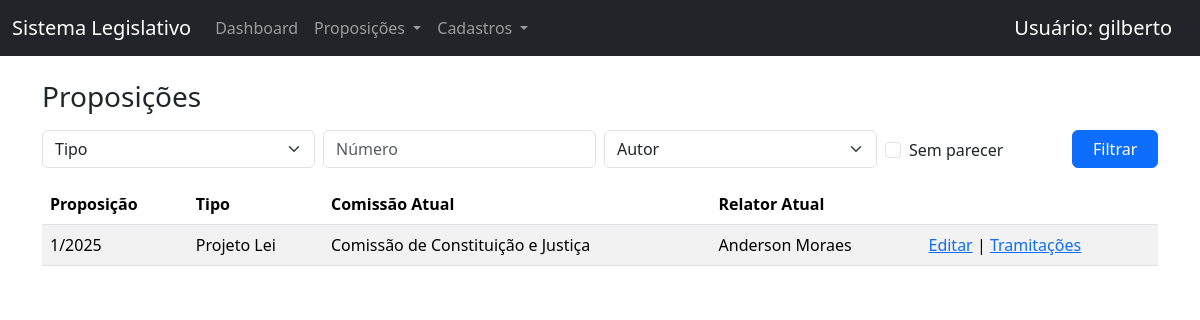
The page /proposicao/ (signed in) on the database its author committed.
### www/models.py (models this page shows, shortened)
class Proposicao(models.Model):
    tipo = models.ForeignKey(
        TipoProposicao,
        on_delete=models.PROTECT,
        related_name="proposicoes"
    )
    numero = models.CharField(max_length=20)
    ementa = models.TextField()
    autores = models.ManyToManyField(Autor, related_name="proposicoes_autoria")
    class Meta:
        constraints = [
            models.UniqueConstraint(
                fields=["tipo", "numero"],
                name="unique_numero_por_tipo"
            )
        ]
    @property
    def comissao_atual(self):
        ultima = self.tramitacoes.order_by("-data_evento").first()
        return ultima.comissao if ultima else None
    @property
    def relator_atual(self):
        ultima = self.tramitacoes.order_by("-data_evento").first()
        return ultima.relator if ultima else None

class TipoProposicao(models.Model):
    sigla = models.CharField(
        max_length=10,
        unique=True,
        help_text="Código curto do tipo de proposição (até 10 caracteres)"
    )
    nome = models.CharField(
        max_length=100,
        unique=True
    )
    ativo = models.BooleanField(default=True)
    class Meta:
        verbose_name = "Tipo de Proposição"
        verbose_name_plural = "Tipos de Proposição"
        ordering = ["nome"]

class Tramitacao(models.Model):
    proposicao = models.ForeignKey(
        Proposicao,
        on_delete=models.CASCADE,
        related_name="tramitacoes"
    )
    comissao = models.ForeignKey(
        Comissao,
        on_delete=models.PROTECT
    )
    relator = models.ForeignKey(
        Autor,
        on_delete=models.SET_NULL,
        null=True,
        blank=True,
        related_name="relatorias"
    )
    data_evento = models.DateField()
    descricao = models.CharField(max_length=255)
    observacao = models.TextField(blank=True, null=True)
    class Meta:
        ordering = ["data_evento"]

class Comissao(models.Model):
    sigla = models.CharField(max_length=20, unique=True)
    nome = models.CharField(max_length=255)
    ativa = models.BooleanField(default=True)
    class Meta:
        ordering = ["nome"]
    def __str__(self):
        return self.nome

class Autor(models.Model):
    nome = models.CharField(max_length=150)
    sexo = models.CharField(
        max_length=1,
        choices=[
            ("M", "Masculino"),
            ("F", "Feminino"),
        ]
    )
    ativo = models.BooleanField(default=True)
    class Meta:
        verbose_name = "Autor"
        verbose_name_plural = "Autores"
        ordering = ["nome"]
    def __str__(self):
        status = "" if self.ativo else " (inativo)"
        return f"{self.nome}{status}"

### www/views.py (the view, shortened to what this page needs)
# urls.py: path("proposicao/", ProposicaoListView.as_view(), name="proposicao_list"),
class ProposicaoListView(LoginRequiredMixin, ListView):
    model = Proposicao
    template_name = "www/proposicao_list.html"
    paginate_by = 20
    def get_queryset(self):
        qs = (
            Proposicao.objects
            .annotate(
                ultima_data=models.Max("tramitacoes__data_evento")
            )
            .prefetch_related("autores", "tramitacoes")
            .select_related("tipo")
        )
        user = self.request.user
        tipo = self.request.GET.get("tipo")
        numero = self.request.GET.get("numero")
        autor = self.request.GET.get("autor")
        aguardando_parecer = self.request.GET.get("aguardando_parecer")
        if tipo:
            qs = qs.filter(tipo_id=tipo)
        if numero:
            qs = qs.filter(numero__icontains=numero)
        if autor:
            qs = qs.filter(autores__id=autor)
        if aguardando_parecer == "1":
            qs = qs.filter(pareceres__isnull=True)
        return qs.distinct()
    def get_context_data(self, **kwargs):
        context = super().get_context_data(**kwargs)
        context["tipos"] = TipoProposicao.objects.filter(ativo=True)
        context["autores"] = Autor.objects.filter(ativo=True).order_by("nome")
        if self.request.user.is_superuser:
            context["comissoes"] = Comissao.objects.filter(ativa=True)
        else:
            context["comissoes"] = Comissao.objects.filter(
                id=self.request.user.perfil.comissao_padrao_id
            )
        return context

### www/templates/www/proposicao_list.html (shortened to what this page needs)
{% extends "base.html" %}
{% block content %}
<h3 class="mb-3">Proposições</h3>
<form method="get" class="row g-2 mb-3">
    <div class="col-md-3">
        <select name="tipo" class="form-select">
            <option value="">Tipo</option>
        </select>
    </div>
    <div class="col-md-3">
        <input type="text" name="numero" value="{{ request.GET.numero }}"
               class="form-control" placeholder="Número">
    </div>
    <div class="col-md-3">
        <select name="autor" class="form-select">
            <option value="">Autor</option>
        </select>
    </div>
    <div class="col-md-2">
        <div class="form-check mt-2">
            <input class="form-check-input" type="checkbox" name="aguardando_parecer" value="1"
                   {% if request.GET.aguardando_parecer %}checked{% endif %}>
            <label class="form-check-label">Sem parecer</label>
        </div>
    </div>
    <div class="col-md-1">
        <button class="btn btn-primary w-100">Filtrar</button>
    </div>
</form>
<table class="table table-striped">
    <thead>
        <tr>
            <th>Proposição</th>
            <th>Tipo</th>
            <th>Comissão Atual</th>
            <th>Relator Atual</th>
            <th></th>
        </tr>
    </thead>
    <tbody>
        {% for p in object_list %}
        <tr>
            <td>{{ p.numero }}</td>
            <td>{{ p.tipo.nome }}</td>
            <td>{{ p.comissao_atual|default:"—" }}</td>
            <td>{{ p.relator_atual|default:"—" }}</td>
            <td>
                <a href="{% url 'proposicao_update' p.id %}">Editar</a> |
                <a href="{% url 'tramitacao_list' p.id %}">Tramitações</a>
            </td>
        </tr>
        {% empty %}
        <tr>
            <td colspan="5">Nenhuma proposição encontrada.</td>
        </tr>
        {% endfor %}
    </tbody>
</table>
{% endblock %}

### www/templates/base.html (shortened to what this page needs)
<!DOCTYPE html>
<html lang="pt-br">
<head>
    <link href="https://cdn.jsdelivr.net/npm/bootstrap@5.3.2/dist/css/bootstrap.min.css" rel="stylesheet">
</head>
<body>
  <nav class="navbar navbar-expand-lg navbar-dark bg-dark mb-4">
    <div class="container-fluid">
      <a class="navbar-brand" href="{% url 'dashboard' %}">
          Sistema Legislativo
      </a>
      <div class="collapse navbar-collapse" id="navbarNav">
        <ul class="navbar-nav me-auto">
          <li class="nav-item">
            <a class="nav-link" href="{% url 'dashboard' %}">Dashboard</a>
          </li>
          <li class="nav-item dropdown">
            <a class="nav-link dropdown-toggle" href="#" role="button"
               data-bs-toggle="dropdown">
              Proposições
            </a>
          </li>
          <li class="nav-item dropdown">
            <a class="nav-link dropdown-toggle" href="#" role="button"
               data-bs-toggle="dropdown">
              Cadastros
            </a>
          </li>
        </ul>
      </div>
      <div class="navbar-brand">
        Usuário: {{ user.username }}
      </div>
    </div>
  </nav>
  <div class="container">
      {% block content %}{% endblock %}
  </div>
</body>
</html>

### rows shown on the page
Proposicao: numero "1/2025", tipo.nome "Projeto Lei", comissao_atual "Comissão de Constituição e Justiça", relator_atual "Anderson Moraes"

### other values the page prints
{{ user.username }} "gilberto"
